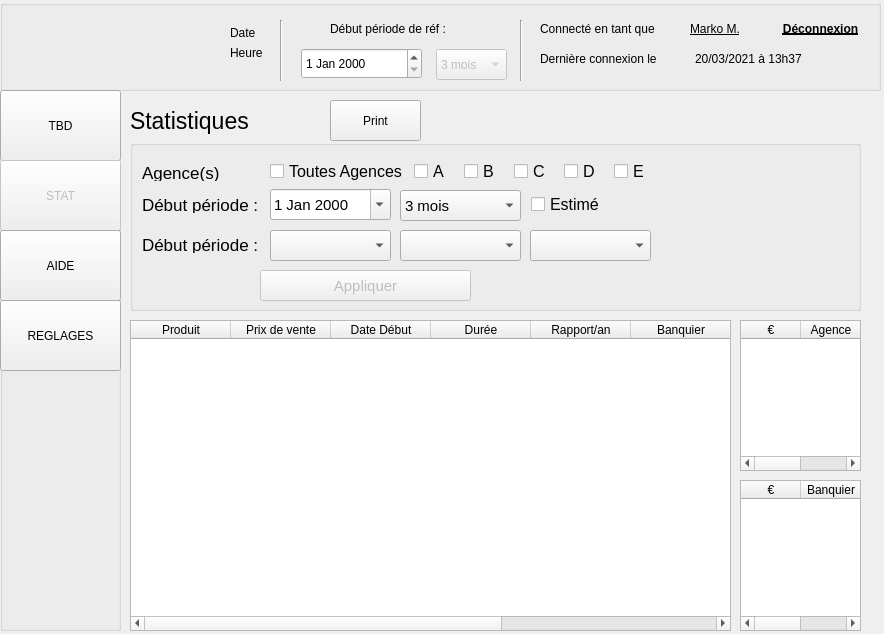
<?xml version="1.0" encoding="UTF-8"?>
<ui version="4.0">
 <class>Stats</class>
 <widget class="QWidget" name="Stats">
  <property name="geometry">
   <rect>
    <x>0</x>
    <y>0</y>
    <width>884</width>
    <height>634</height>
   </rect>
  </property>
  <property name="windowTitle">
   <string>Form</string>
  </property>
  <widget class="QGroupBox" name="groupBox">
   <property name="geometry">
    <rect>
     <x>0</x>
     <y>0</y>
     <width>881</width>
     <height>91</height>
    </rect>
   </property>
   <property name="title">
    <string/>
   </property>
   <widget class="QLabel" name="label">
    <property name="geometry">
     <rect>
      <x>10</x>
      <y>20</y>
      <width>201</width>
      <height>51</height>
     </rect>
    </property>
    <property name="text">
     <string/>
    </property>
    <property name="pixmap">
     <pixmap resource="laBanque.qrc">:/ressources/img/LogoLaBanque.png</pixmap>
    </property>
    <property name="scaledContents">
     <bool>true</bool>
    </property>
   </widget>
   <widget class="QLabel" name="label_2">
    <property name="geometry">
     <rect>
      <x>540</x>
      <y>20</y>
      <width>151</width>
      <height>17</height>
     </rect>
    </property>
    <property name="text">
     <string>Connecté en tant que</string>
    </property>
   </widget>
   <widget class="QLabel" name="label_3">
    <property name="geometry">
     <rect>
      <x>690</x>
      <y>20</y>
      <width>67</width>
      <height>17</height>
     </rect>
    </property>
    <property name="font">
     <font>
      <weight>50</weight>
      <bold>false</bold>
      <underline>true</underline>
     </font>
    </property>
    <property name="text">
     <string>Marko M.</string>
    </property>
   </widget>
   <widget class="QPushButton" name="pushButton">
    <property name="geometry">
     <rect>
      <x>770</x>
      <y>-2</y>
      <width>101</width>
      <height>61</height>
     </rect>
    </property>
    <property name="font">
     <font>
      <weight>75</weight>
      <bold>true</bold>
      <underline>true</underline>
      <kerning>true</kerning>
     </font>
    </property>
    <property name="text">
     <string>Déconnexion</string>
    </property>
    <property name="checkable">
     <bool>false</bool>
    </property>
    <property name="checked">
     <bool>false</bool>
    </property>
    <property name="flat">
     <bool>true</bool>
    </property>
   </widget>
   <widget class="QLabel" name="label_4">
    <property name="geometry">
     <rect>
      <x>540</x>
      <y>50</y>
      <width>151</width>
      <height>17</height>
     </rect>
    </property>
    <property name="text">
     <string>Dernière connexion le </string>
    </property>
   </widget>
   <widget class="QLabel" name="label_5">
    <property name="geometry">
     <rect>
      <x>695</x>
      <y>50</y>
      <width>141</width>
      <height>17</height>
     </rect>
    </property>
    <property name="text">
     <string>20/03/2021 à 13h37</string>
    </property>
   </widget>
   <widget class="QLabel" name="label_6">
    <property name="geometry">
     <rect>
      <x>230</x>
      <y>24</y>
      <width>67</width>
      <height>17</height>
     </rect>
    </property>
    <property name="text">
     <string>Date</string>
    </property>
   </widget>
   <widget class="QLabel" name="label_7">
    <property name="geometry">
     <rect>
      <x>230</x>
      <y>44</y>
      <width>67</width>
      <height>17</height>
     </rect>
    </property>
    <property name="text">
     <string>Heure</string>
    </property>
   </widget>
   <widget class="QLabel" name="label_8">
    <property name="geometry">
     <rect>
      <x>330</x>
      <y>20</y>
      <width>161</width>
      <height>17</height>
     </rect>
    </property>
    <property name="text">
     <string>Début période de réf :</string>
    </property>
   </widget>
   <widget class="QDateEdit" name="dateEdit">
    <property name="geometry">
     <rect>
      <x>301</x>
      <y>48</y>
      <width>121</width>
      <height>31</height>
     </rect>
    </property>
   </widget>
   <widget class="QComboBox" name="comboBox">
    <property name="enabled">
     <bool>false</bool>
    </property>
    <property name="geometry">
     <rect>
      <x>436</x>
      <y>49</y>
      <width>71</width>
      <height>31</height>
     </rect>
    </property>
    <item>
     <property name="text">
      <string>3 mois</string>
     </property>
    </item>
    <item>
     <property name="text">
      <string>6 mois</string>
     </property>
    </item>
    <item>
     <property name="text">
      <string>12 mois</string>
     </property>
    </item>
   </widget>
   <widget class="Line" name="line">
    <property name="geometry">
     <rect>
      <x>280</x>
      <y>20</y>
      <width>3</width>
      <height>61</height>
     </rect>
    </property>
    <property name="orientation">
     <enum>Qt::Vertical</enum>
    </property>
   </widget>
   <widget class="Line" name="line_2">
    <property name="geometry">
     <rect>
      <x>520</x>
      <y>20</y>
      <width>3</width>
      <height>61</height>
     </rect>
    </property>
    <property name="orientation">
     <enum>Qt::Vertical</enum>
    </property>
   </widget>
  </widget>
  <widget class="QGroupBox" name="groupBox_2">
   <property name="geometry">
    <rect>
     <x>0</x>
     <y>90</y>
     <width>121</width>
     <height>541</height>
    </rect>
   </property>
   <property name="title">
    <string/>
   </property>
   <widget class="QPushButton" name="pushButton_3">
    <property name="enabled">
     <bool>true</bool>
    </property>
    <property name="geometry">
     <rect>
      <x>0</x>
      <y>0</y>
      <width>121</width>
      <height>71</height>
     </rect>
    </property>
    <property name="text">
     <string>TBD</string>
    </property>
   </widget>
   <widget class="QPushButton" name="pushButton_4">
    <property name="enabled">
     <bool>false</bool>
    </property>
    <property name="geometry">
     <rect>
      <x>0</x>
      <y>70</y>
      <width>121</width>
      <height>71</height>
     </rect>
    </property>
    <property name="text">
     <string>STAT</string>
    </property>
   </widget>
   <widget class="QPushButton" name="pushButton_5">
    <property name="geometry">
     <rect>
      <x>0</x>
      <y>140</y>
      <width>121</width>
      <height>71</height>
     </rect>
    </property>
    <property name="text">
     <string>AIDE</string>
    </property>
   </widget>
   <widget class="QPushButton" name="pushButton_6">
    <property name="geometry">
     <rect>
      <x>0</x>
      <y>210</y>
      <width>121</width>
      <height>71</height>
     </rect>
    </property>
    <property name="text">
     <string>REGLAGES</string>
    </property>
   </widget>
  </widget>
  <widget class="QTableWidget" name="tableWidget">
   <property name="geometry">
    <rect>
     <x>130</x>
     <y>320</y>
     <width>601</width>
     <height>311</height>
    </rect>
   </property>
   <property name="lineWidth">
    <number>1</number>
   </property>
   <property name="sizeAdjustPolicy">
    <enum>QAbstractScrollArea::AdjustToContents</enum>
   </property>
   <property name="selectionMode">
    <enum>QAbstractItemView::SingleSelection</enum>
   </property>
   <property name="sortingEnabled">
    <bool>true</bool>
   </property>
   <column>
    <property name="text">
     <string>Produit</string>
    </property>
   </column>
   <column>
    <property name="text">
     <string>Prix de vente</string>
    </property>
   </column>
   <column>
    <property name="text">
     <string>Date Début</string>
    </property>
   </column>
   <column>
    <property name="text">
     <string>Durée</string>
    </property>
   </column>
   <column>
    <property name="text">
     <string>Rapport/an</string>
    </property>
   </column>
   <column>
    <property name="text">
     <string>Banquier</string>
    </property>
   </column>
   <column>
    <property name="text">
     <string>idClient</string>
    </property>
   </column>
   <column>
    <property name="text">
     <string>Agence</string>
    </property>
   </column>
  </widget>
  <widget class="QPushButton" name="pushButton_7">
   <property name="geometry">
    <rect>
     <x>330</x>
     <y>100</y>
     <width>91</width>
     <height>41</height>
    </rect>
   </property>
   <property name="text">
    <string>Print</string>
   </property>
  </widget>
  <widget class="QGroupBox" name="groupBox_3">
   <property name="geometry">
    <rect>
     <x>130</x>
     <y>140</y>
     <width>731</width>
     <height>171</height>
    </rect>
   </property>
   <property name="font">
    <font>
     <pointsize>14</pointsize>
    </font>
   </property>
   <property name="title">
    <string/>
   </property>
   <widget class="QLabel" name="label_18">
    <property name="geometry">
     <rect>
      <x>12</x>
      <y>24</y>
      <width>81</width>
      <height>17</height>
     </rect>
    </property>
    <property name="font">
     <font>
      <pointsize>13</pointsize>
     </font>
    </property>
    <property name="text">
     <string>Agence(s) :</string>
    </property>
   </widget>
   <widget class="QLabel" name="label_19">
    <property name="geometry">
     <rect>
      <x>12</x>
      <y>56</y>
      <width>121</width>
      <height>17</height>
     </rect>
    </property>
    <property name="font">
     <font>
      <pointsize>13</pointsize>
     </font>
    </property>
    <property name="text">
     <string>Début période :</string>
    </property>
   </widget>
   <widget class="QComboBox" name="comboBox_3">
    <property name="enabled">
     <bool>true</bool>
    </property>
    <property name="geometry">
     <rect>
      <x>270</x>
      <y>50</y>
      <width>121</width>
      <height>31</height>
     </rect>
    </property>
    <property name="font">
     <font>
      <pointsize>11</pointsize>
     </font>
    </property>
    <item>
     <property name="text">
      <string>3 mois</string>
     </property>
    </item>
    <item>
     <property name="text">
      <string>6 mois</string>
     </property>
    </item>
    <item>
     <property name="text">
      <string>12 mois</string>
     </property>
    </item>
   </widget>
   <widget class="QDateEdit" name="dateEdit_3">
    <property name="geometry">
     <rect>
      <x>140</x>
      <y>49</y>
      <width>121</width>
      <height>31</height>
     </rect>
    </property>
    <property name="font">
     <font>
      <pointsize>11</pointsize>
     </font>
    </property>
    <property name="calendarPopup">
     <bool>true</bool>
    </property>
   </widget>
   <widget class="QPushButton" name="pushButton_8">
    <property name="enabled">
     <bool>false</bool>
    </property>
    <property name="geometry">
     <rect>
      <x>130</x>
      <y>130</y>
      <width>211</width>
      <height>31</height>
     </rect>
    </property>
    <property name="font">
     <font>
      <pointsize>11</pointsize>
     </font>
    </property>
    <property name="text">
     <string>Appliquer</string>
    </property>
   </widget>
   <widget class="QCheckBox" name="checkBox">
    <property name="geometry">
     <rect>
      <x>140</x>
      <y>20</y>
      <width>141</width>
      <height>23</height>
     </rect>
    </property>
    <property name="font">
     <font>
      <pointsize>12</pointsize>
     </font>
    </property>
    <property name="text">
     <string>Toutes Agences</string>
    </property>
   </widget>
   <widget class="QCheckBox" name="checkBox_2">
    <property name="geometry">
     <rect>
      <x>284</x>
      <y>20</y>
      <width>51</width>
      <height>23</height>
     </rect>
    </property>
    <property name="font">
     <font>
      <pointsize>12</pointsize>
     </font>
    </property>
    <property name="text">
     <string>A</string>
    </property>
   </widget>
   <widget class="QCheckBox" name="checkBox_3">
    <property name="geometry">
     <rect>
      <x>334</x>
      <y>20</y>
      <width>51</width>
      <height>23</height>
     </rect>
    </property>
    <property name="font">
     <font>
      <pointsize>12</pointsize>
     </font>
    </property>
    <property name="text">
     <string>B</string>
    </property>
   </widget>
   <widget class="QCheckBox" name="checkBox_4">
    <property name="geometry">
     <rect>
      <x>384</x>
      <y>20</y>
      <width>51</width>
      <height>23</height>
     </rect>
    </property>
    <property name="font">
     <font>
      <pointsize>12</pointsize>
     </font>
    </property>
    <property name="text">
     <string>C</string>
    </property>
   </widget>
   <widget class="QCheckBox" name="checkBox_5">
    <property name="geometry">
     <rect>
      <x>434</x>
      <y>20</y>
      <width>51</width>
      <height>23</height>
     </rect>
    </property>
    <property name="font">
     <font>
      <pointsize>12</pointsize>
     </font>
    </property>
    <property name="text">
     <string>D</string>
    </property>
   </widget>
   <widget class="QCheckBox" name="checkBox_6">
    <property name="geometry">
     <rect>
      <x>484</x>
      <y>20</y>
      <width>51</width>
      <height>23</height>
     </rect>
    </property>
    <property name="font">
     <font>
      <pointsize>12</pointsize>
     </font>
    </property>
    <property name="text">
     <string>E</string>
    </property>
   </widget>
   <widget class="QCheckBox" name="checkBox_7">
    <property name="geometry">
     <rect>
      <x>401</x>
      <y>53</y>
      <width>81</width>
      <height>23</height>
     </rect>
    </property>
    <property name="font">
     <font>
      <pointsize>12</pointsize>
     </font>
    </property>
    <property name="whatsThis">
     <string>this is sparta</string>
    </property>
    <property name="accessibleName">
     <string>2</string>
    </property>
    <property name="accessibleDescription">
     <string>3</string>
    </property>
    <property name="text">
     <string>Estimé</string>
    </property>
   </widget>
   <widget class="QCheckList" name="comboBox_4">
    <property name="geometry">
     <rect>
      <x>140</x>
      <y>90</y>
      <width>121</width>
      <height>31</height>
     </rect>
    </property>
    <property name="font">
     <font>
      <pointsize>11</pointsize>
     </font>
    </property>
   </widget>
   <widget class="QLabel" name="label_20">
    <property name="geometry">
     <rect>
      <x>12</x>
      <y>96</y>
      <width>121</width>
      <height>17</height>
     </rect>
    </property>
    <property name="font">
     <font>
      <pointsize>13</pointsize>
     </font>
    </property>
    <property name="text">
     <string>Début période :</string>
    </property>
   </widget>
   <widget class="QCheckList" name="comboBox_5">
    <property name="geometry">
     <rect>
      <x>270</x>
      <y>90</y>
      <width>121</width>
      <height>31</height>
     </rect>
    </property>
    <property name="font">
     <font>
      <pointsize>11</pointsize>
     </font>
    </property>
   </widget>
   <widget class="QCheckList" name="comboBox_6">
    <property name="geometry">
     <rect>
      <x>400</x>
      <y>90</y>
      <width>121</width>
      <height>31</height>
     </rect>
    </property>
    <property name="font">
     <font>
      <pointsize>11</pointsize>
     </font>
    </property>
   </widget>
  </widget>
  <widget class="QLabel" name="label_17">
   <property name="enabled">
    <bool>true</bool>
   </property>
   <property name="geometry">
    <rect>
     <x>130</x>
     <y>100</y>
     <width>181</width>
     <height>41</height>
    </rect>
   </property>
   <property name="font">
    <font>
     <pointsize>17</pointsize>
    </font>
   </property>
   <property name="text">
    <string>Statistiques</string>
   </property>
  </widget>
  <widget class="QTableWidget" name="tableWidget_2">
   <property name="geometry">
    <rect>
     <x>740</x>
     <y>320</y>
     <width>121</width>
     <height>151</height>
    </rect>
   </property>
   <property name="sortingEnabled">
    <bool>true</bool>
   </property>
   <attribute name="horizontalHeaderDefaultSectionSize">
    <number>60</number>
   </attribute>
   <column>
    <property name="text">
     <string>€</string>
    </property>
   </column>
   <column>
    <property name="text">
     <string>Agence</string>
    </property>
   </column>
  </widget>
  <widget class="QTableWidget" name="tableWidget_3">
   <property name="geometry">
    <rect>
     <x>740</x>
     <y>480</y>
     <width>121</width>
     <height>151</height>
    </rect>
   </property>
   <property name="autoScrollMargin">
    <number>16</number>
   </property>
   <property name="sortingEnabled">
    <bool>true</bool>
   </property>
   <attribute name="horizontalHeaderDefaultSectionSize">
    <number>60</number>
   </attribute>
   <column>
    <property name="text">
     <string>€</string>
    </property>
   </column>
   <column>
    <property name="text">
     <string>Banquier</string>
    </property>
   </column>
  </widget>
 </widget>
 <customwidgets>
  <customwidget>
   <class>QCheckList</class>
   <extends>QComboBox</extends>
   <header>qchecklist.h</header>
  </customwidget>
 </customwidgets>
 <resources>
  <include location="laBanque.qrc"/>
 </resources>
 <connections/>
</ui>
